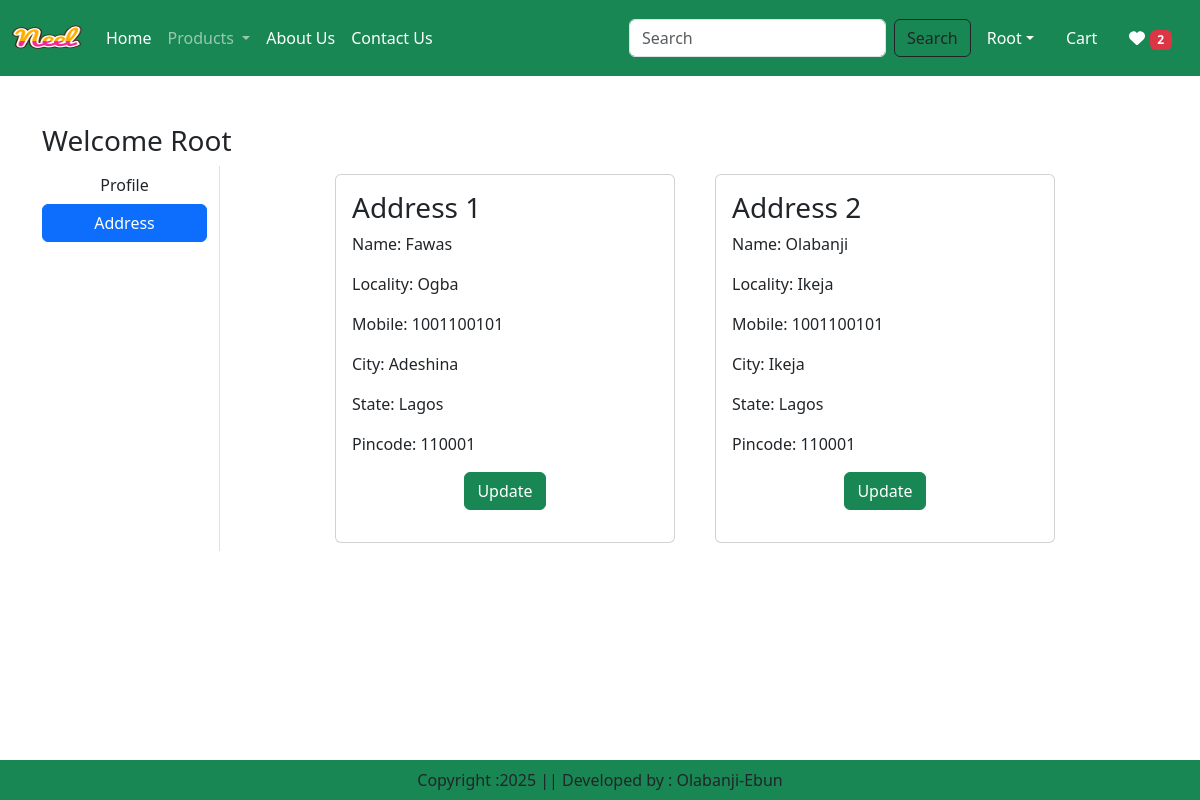
The page /address/ (signed in) on the database its author committed.
### app/models.py (models this page shows, shortened)
class Customer(models.Model):
    user = models.ForeignKey(User, on_delete=models.CASCADE)
    name = models.CharField(max_length=200)
    locality = models.CharField(max_length=200)
    city = models.CharField(max_length=50)
    mobile = models.IntegerField(default=0)
    zipcode = models.IntegerField()
    state = models.CharField(choices=STATE_CHOICES,max_length=100)

### app/views.py (the view)
# urls.py: path('address/', views.address, name='address'),
@login_required
def address(request):
    add = Customer.objects.filter(user=request.user)
    totalitem = 0
    wishitem = 0
    if request.user.is_authenticated:
        totalitem = len(Cart.objects.filter(user=request.user))
        wishitem = len(Wishlist.objects.filter(user=request.user))
    return render(request, 'app/address.html',locals())

### app/templates/app/address.html (shortened to what this page needs)
{% extends "app/base.html" %}
{% load static %}
{% block main-content %}
<div class="container my-5">
    <div class="row">
        <h3>Welcome <span class="text-capitalize">{{ request.user }}</span></h3>
        <div class="col-sm-2 border-end">
            <ul class="list-unstyled">
                <li class="d-grid"><a href="{% url 'profile' %}" class="btn">Profile</a></li>
                <li class="d-grid"><a href="{% url 'address' %}" class="btn btn-primary">Address</a></li>
            </ul>
        </div>
        <div class="col-sm-8 offset-sm-1">
            <div class="row">
                {% for ad in add %}
                    <div class="col-sm-6">
                        <div class="card m-2">
                            <div class="card-body">
                                <h3>Address {{ forloop.counter }}</h3>
                                <p>Name: {{ ad.name }}</p>
                                <p>Locality: {{ ad.locality }}</p>
                                <p>Mobile: {{ ad.mobile }}</p>
                                <p>City: {{ ad.city }}</p>
                                <p>State: {{ ad.state }}</p>
                                <p>Pincode: {{ ad.zipcode }}</p>
                                <p class="text-center"><a href="{% url 'updateAddress' pk=ad.id %}" type="button" class="btn
                                btn-success">Update</a></p>
                            </div>
                        </div>
                    </div>
                {% endfor %}
            </div>
        </div>
    </div>
</div>
{% endblock main-content %}

### app/templates/app/base.html (shortened to what this page needs)
<!DOCTYPE html>
{% load static %}
<html lang="en">
  <head>
    <link
      href="https://cdn.jsdelivr.net/npm/bootstrap@5.3.3/dist/css/bootstrap.min.css"
      rel="stylesheet"
    />
    <link rel="stylesheet" href="{% static 'app/css/owl.carousel.min.css' %}" />
    <link rel="stylesheet" href="{% static 'app/css/all.min.css' %}" />
    <link rel="stylesheet" href="{% static 'app/css/style.css' %}?v=2">
    <link href="{% static '/fontawesomefree/css/fontawesome.css' %}" rel="stylesheet" type="text/css">
    <link href="{% static '/fontawesomefree/css/brands.css' %}" rel="stylesheet" type="text/css">
    <link href="{% static '/fontawesomefree/css/solid.css' %}" rel="stylesheet" type="text/css">
  </head>
  <body>
    <nav class="navbar navbar-expand-lg navbar-dark bg-success">
      <div class="container-fluid">
        <a class="navbar-brand" href="#">
          <img src="{% static "app/images/neel.png" %}" width="70" height="50"/>
        </a>
        <div class="collapse navbar-collapse" id="navbarSupportedContent">
          <ul class="navbar-nav me-auto mb-2 mb-lg-0">
              {% if request.user.is_authenticated %}
            <li class="nav-item">
              <a class="nav-link active" aria-current="page" href="{% url 'home' %}">Home</a>
            </li>
            <li class="nav-item dropdown">
              <a
                class="nav-link dropdown-toggle"
                href="#"
                role="button"
                data-bs-toggle="dropdown"
                aria-expanded="false"
              >
                Products
              </a>
            </li>
            <li class="nav-item">
              <a class="nav-link text-white" href="{% url 'about' %}">About Us</a>
            </li>
            <li class="nav-item">
              <a class="nav-link text-white" href="{% url 'contact' %}">Contact Us</a>
            </li>
          </ul>
          <form class="d-flex" role="search" action="/search">
            <input class="form-control me-2" type="search" placeholder="Search" name="search" aria-label="Search"/>
            <button class="btn btn-outline-dark" type="submit">Search</button>
          </form>
        </div>
        <ul class="navbar-nav me-auto mb-2 mb-lg-0">
          <li class="nav-item dropdown mx-2">
            <a class="nav-link dropdown-toggle text-white" href="#" id="profileDropdown" role="button" data-bs-toggle="dropdown" aria-expanded="false"><span class="text-capitalize">{{ request.user }}</span></a>
          </li>
          <li class="nav-item mx-2">
            <a href="{% url 'showcart' %}" class="nav-link text-white">Cart </a>
          </li>
          <li class="nav-item mx-2">
            <a href="{% url 'showwishlist' %}" class="nav-link text-white"><i class="fa fa-heart"></i> <span class="badge bg-danger">{% if wishitem > 0 %} {{ wishitem }} {% endif %}</span></a>
          </li>
            {% endif %}
        </ul>
      </div>
    </nav>
    {% block main-content %}{% endblock main-content %}
    <footer
      class="conatiner-fluid fixed-bottom bg-success text-center p-2 mt-5"
    >
      Copyright :2025 || Developed by : Olabanji-Ebun
    </footer>
  </body>
</html>

### rows shown on the page
Customer: name "Fawas", locality "Ogba", mobile "1001100101", city "Adeshina", state "Lagos", zipcode "110001"
Customer: name "Olabanji", locality "Ikeja", mobile "1001100101", city "Ikeja", state "Lagos", zipcode "110001"

### other values the page prints
{{ request.user }} "Root"
{{ wishitem }} "2"
